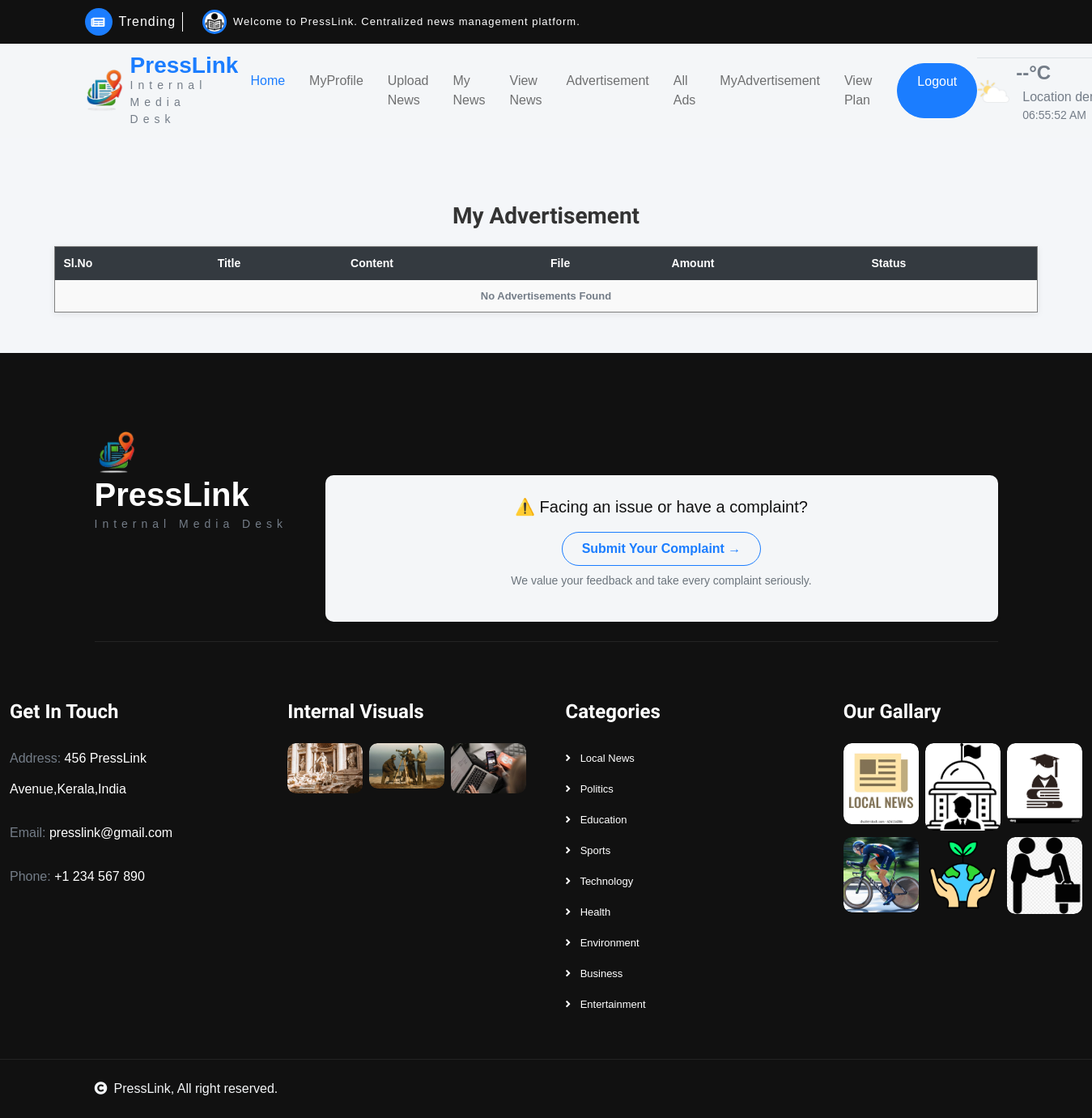
/User/MyAdvertisement/ (signed in), run on an earlier commit of the app's database.
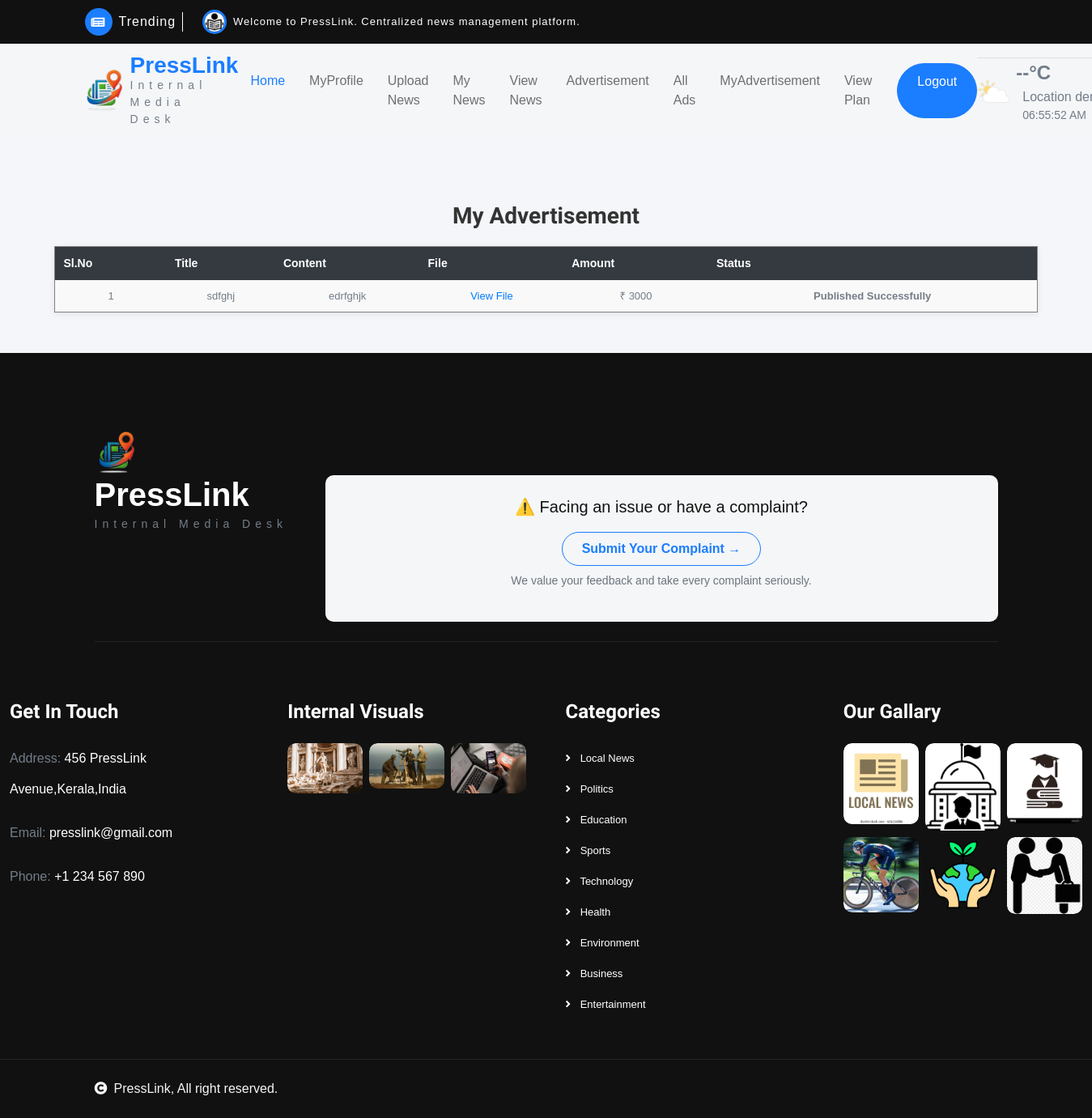
And on a later commit of the database.
### User/models.py (models this page shows)
class tbl_advertisement(models.Model):
    advertisement_date=models.DateField(auto_now_add=True)
    advertisement_status=models.IntegerField(default=0)
    advertisement_file=models.FileField(upload_to="Assets/news/")
    advertisement_title=models.CharField(max_length=50)
    advertisement_content=models.CharField(max_length=50)
    user_id=models.ForeignKey(tbl_user,on_delete=models.CASCADE)
    verifier_id=models.ForeignKey(tbl_verifier,on_delete=models.CASCADE,null=True)
    editor_id=models.ForeignKey(tbl_editor,on_delete=models.CASCADE,null=True)
    advertisement_amount = models.IntegerField(null=True, blank=True)

### User/views.py (the view)
# urls.py: path("MyAdvertisement/", views.MyAdvertisement, name="MyAdvertisement"),
def MyAdvertisement(request):
    if "uid" in request.session:
        AdvData = tbl_advertisement.objects.filter(user_id=request.session['uid'])
        return render(request, 'User/MyAdvertisement.html', {'AdvData': AdvData})
    else:
        return redirect("Guest:Login")

### User/Templates/User/MyAdvertisement.html (shortened to what this page needs)
{% extends 'User/Header.html' %}
{% block content %}
<h3 align="center">My Advertisement</h3>
<table border="1" align="center">
    <tr>
        <th>Sl.No</th>
        <th>Title</th>
        <th>Content</th>
        <th>File</th>
        <th>Amount</th>
        <th>Status</th>
    </tr>
    {% for i in AdvData %}
    <tr>
        <td>{{ forloop.counter }}</td>
        <td>{{ i.advertisement_title }}</td>
        <td>{{ i.advertisement_content }}</td>
        <td>
            {% if i.advertisement_file %}
            <a href="{{ i.advertisement_file.url }}" target="_blank">
                View File
            </a>
            {% else %}
            No File
            {% endif %}
        </td>
        <td>
            {% if i.advertisement_amount %}
            ₹ {{ i.advertisement_amount }}
            {% else %}
            Not Set
            {% endif %}
        </td>
        <td>
            {% if i.advertisement_status == 0 %}
            Waiting for Approval
            {% elif i.advertisement_status == 1 %}
            Rejected
            {% elif i.advertisement_status == 2 %}
            Approved - Waiting for Amount
            {% elif i.advertisement_status == 3 %}
            Amount Added -
            <a href="{% url 'User:Payment' i.id %}">
                Pay Now
            </a>
            {% elif i.advertisement_status == 4 %}
            Payment Completed - Waiting for Editor
            {% elif i.advertisement_status == 5 %}
            Edited - Waiting for Publish
            {% elif i.advertisement_status == 6 %}
            Published Successfully
            {% endif %}
        </td>
    </tr>
    {% empty %}
    <tr>
        <td colspan="6" align="center">No Advertisements Found</td>
    </tr>
    {% endfor %}
</table>
{% endblock %}

What changed in the data, as far as the page shows it:
added tbl_advertisement: advertisement_title "sdfghj", advertisement_content "edrfghjk", advertisement_amount "3000", advertisement_status "Published Successfully"
Also different on the page:
text no longer shown: "No Advertisements Found"
